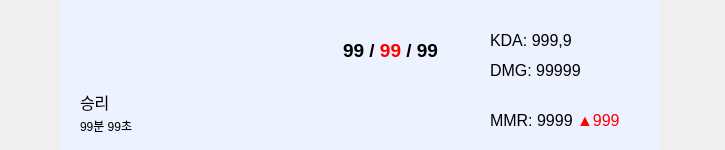
<?xml version="1.0" encoding="UTF-8"?>
<ui version="4.0">
 <class>Form</class>
 <widget class="QWidget" name="Form">
  <property name="geometry">
   <rect>
    <x>0</x>
    <y>0</y>
    <width>725</width>
    <height>150</height>
   </rect>
  </property>
  <property name="windowTitle">
   <string>Form</string>
  </property>
  <widget class="QWidget" name="ScoreWidget" native="true">
   <property name="geometry">
    <rect>
     <x>60</x>
     <y>0</y>
     <width>600</width>
     <height>150</height>
    </rect>
   </property>
   <property name="sizePolicy">
    <sizepolicy hsizetype="Fixed" vsizetype="Fixed">
     <horstretch>0</horstretch>
     <verstretch>0</verstretch>
    </sizepolicy>
   </property>
   <property name="minimumSize">
    <size>
     <width>600</width>
     <height>150</height>
    </size>
   </property>
   <property name="maximumSize">
    <size>
     <width>1000</width>
     <height>150</height>
    </size>
   </property>
   <property name="styleSheet">
    <string notr="true">background-color: rgb(236, 242, 255);</string>
   </property>
   <widget class="QLabel" name="IMG">
    <property name="geometry">
     <rect>
      <x>110</x>
      <y>20</y>
      <width>120</width>
      <height>120</height>
     </rect>
    </property>
    <property name="sizePolicy">
     <sizepolicy hsizetype="Ignored" vsizetype="Ignored">
      <horstretch>0</horstretch>
      <verstretch>0</verstretch>
     </sizepolicy>
    </property>
    <property name="text">
     <string>&lt;html&gt;&lt;head/&gt;&lt;body&gt;&lt;p&gt;&lt;img src=&quot;:/Champ/Yuumi.webp&quot;/&gt;&lt;/p&gt;&lt;/body&gt;&lt;/html&gt;</string>
    </property>
    <property name="scaledContents">
     <bool>true</bool>
    </property>
   </widget>
   <widget class="QLabel" name="result">
    <property name="geometry">
     <rect>
      <x>20</x>
      <y>90</y>
      <width>61</width>
      <height>21</height>
     </rect>
    </property>
    <property name="text">
     <string>&lt;html&gt;&lt;head/&gt;&lt;body&gt;&lt;p&gt;&lt;span style=&quot; font-size:12pt;&quot;&gt;승리&lt;/span&gt;&lt;/p&gt;&lt;/body&gt;&lt;/html&gt;</string>
    </property>
   </widget>
   <widget class="QLabel" name="time">
    <property name="geometry">
     <rect>
      <x>20</x>
      <y>120</y>
      <width>56</width>
      <height>12</height>
     </rect>
    </property>
    <property name="text">
     <string>99분 99초</string>
    </property>
   </widget>
   <widget class="QLabel" name="KDA">
    <property name="geometry">
     <rect>
      <x>270</x>
      <y>30</y>
      <width>121</width>
      <height>41</height>
     </rect>
    </property>
    <property name="text">
     <string>&lt;html&gt;&lt;head/&gt;&lt;body&gt;&lt;p align=&quot;center&quot;&gt;&lt;span style=&quot; font-size:14pt; font-weight:600;&quot;&gt;99 / &lt;/span&gt;&lt;span style=&quot; font-size:14pt; font-weight:600; color:#ff0000;&quot;&gt;99&lt;/span&gt;&lt;span style=&quot; font-size:14pt; font-weight:600;&quot;&gt; / 99&lt;/span&gt;&lt;/p&gt;&lt;/body&gt;&lt;/html&gt;</string>
    </property>
   </widget>
   <widget class="QLabel" name="KDALate">
    <property name="geometry">
     <rect>
      <x>430</x>
      <y>30</y>
      <width>141</width>
      <height>21</height>
     </rect>
    </property>
    <property name="text">
     <string>&lt;html&gt;&lt;head/&gt;&lt;body&gt;&lt;p&gt;&lt;span style=&quot; font-size:12pt;&quot;&gt;KDA: 999,9&lt;/span&gt;&lt;/p&gt;&lt;/body&gt;&lt;/html&gt;</string>
    </property>
   </widget>
   <widget class="QLabel" name="DMG">
    <property name="geometry">
     <rect>
      <x>430</x>
      <y>60</y>
      <width>141</width>
      <height>21</height>
     </rect>
    </property>
    <property name="text">
     <string>&lt;html&gt;&lt;head/&gt;&lt;body&gt;&lt;p&gt;&lt;span style=&quot; font-size:12pt;&quot;&gt;DMG: 99999&lt;/span&gt;&lt;/p&gt;&lt;/body&gt;&lt;/html&gt;</string>
    </property>
   </widget>
   <widget class="QLabel" name="MMR">
    <property name="geometry">
     <rect>
      <x>430</x>
      <y>110</y>
      <width>141</width>
      <height>21</height>
     </rect>
    </property>
    <property name="text">
     <string>&lt;html&gt;&lt;head/&gt;&lt;body&gt;&lt;p&gt;&lt;span style=&quot; font-size:12pt;&quot;&gt;MMR: 9999 &lt;/span&gt;&lt;span style=&quot; font-size:12pt; color:#ff0000;&quot;&gt;▲999&lt;/span&gt;&lt;/p&gt;&lt;/body&gt;&lt;/html&gt;</string>
    </property>
   </widget>
  </widget>
 </widget>
 <resources/>
 <connections/>
</ui>
